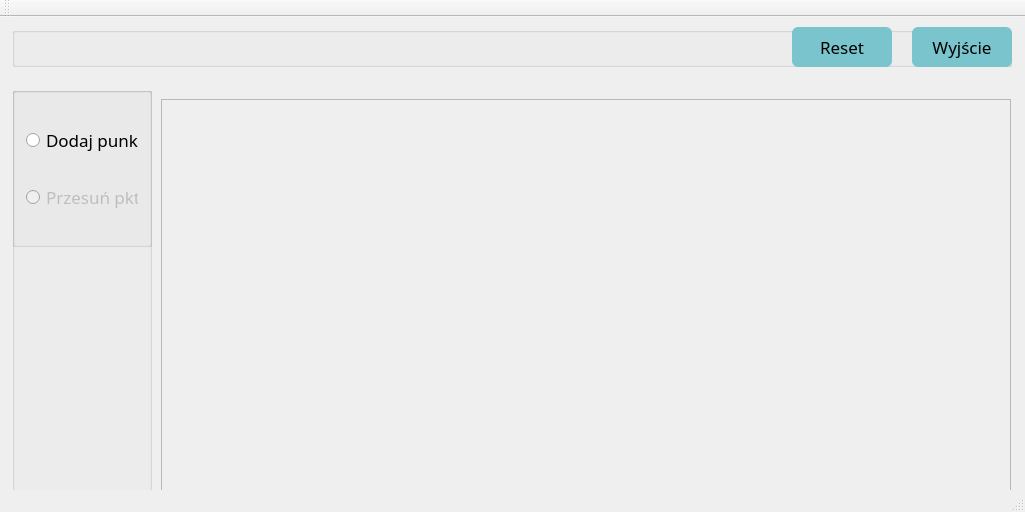
<?xml version="1.0" encoding="UTF-8"?>
<ui version="4.0">
 <class>MyWindow</class>
 <widget class="QMainWindow" name="MyWindow">
  <property name="enabled">
   <bool>true</bool>
  </property>
  <property name="geometry">
   <rect>
    <x>0</x>
    <y>0</y>
    <width>1025</width>
    <height>512</height>
   </rect>
  </property>
  <property name="windowTitle">
   <string>Teksturowanie trójkątów</string>
  </property>
  <widget class="QWidget" name="centralWidget">
   <widget class="QFrame" name="frame">
    <property name="geometry">
     <rect>
      <x>161</x>
      <y>82</y>
      <width>850</width>
      <height>427</height>
     </rect>
    </property>
    <property name="frameShape">
     <enum>QFrame::StyledPanel</enum>
    </property>
    <property name="frameShadow">
     <enum>QFrame::Raised</enum>
    </property>
   </widget>
   <widget class="QGroupBox" name="gBox1">
    <property name="geometry">
     <rect>
      <x>12</x>
      <y>70</y>
      <width>140</width>
      <height>427</height>
     </rect>
    </property>
    <property name="title">
     <string/>
    </property>
    <widget class="QGroupBox" name="groupBox2">
     <property name="geometry">
      <rect>
       <x>0</x>
       <y>0</y>
       <width>140</width>
       <height>160</height>
      </rect>
     </property>
     <layout class="QVBoxLayout" name="verticalLayout">
      <item>
       <widget class="QRadioButton" name="rysuj">
        <property name="font">
         <font>
          <family>Segoe UI Light</family>
          <pointsize>13</pointsize>
         </font>
        </property>
        <property name="text">
         <string>Dodaj punkty</string>
        </property>
       </widget>
      </item>
      <item>
       <widget class="QRadioButton" name="przesun">
        <property name="enabled">
         <bool>false</bool>
        </property>
        <property name="font">
         <font>
          <family>Segoe UI Light</family>
          <pointsize>13</pointsize>
         </font>
        </property>
        <property name="text">
         <string>Przesuń pkt</string>
        </property>
       </widget>
      </item>
     </layout>
    </widget>
   </widget>
   <widget class="QGroupBox" name="groupBox">
    <property name="geometry">
     <rect>
      <x>12</x>
      <y>10</y>
      <width>1000</width>
      <height>40</height>
     </rect>
    </property>
    <property name="title">
     <string/>
    </property>
    <widget class="QPushButton" name="quit">
     <property name="geometry">
      <rect>
       <x>900</x>
       <y>0</y>
       <width>100</width>
       <height>40</height>
      </rect>
     </property>
     <property name="font">
      <font>
       <family>Segoe UI Light</family>
       <pointsize>13</pointsize>
      </font>
     </property>
     <property name="styleSheet">
      <string notr="true">background: #7AC5CD; border-radius: 6px;</string>
     </property>
     <property name="text">
      <string>Wyjście</string>
     </property>
    </widget>
    <widget class="QPushButton" name="reset">
     <property name="geometry">
      <rect>
       <x>780</x>
       <y>0</y>
       <width>100</width>
       <height>40</height>
      </rect>
     </property>
     <property name="font">
      <font>
       <family>Segoe UI Light</family>
       <pointsize>13</pointsize>
      </font>
     </property>
     <property name="styleSheet">
      <string notr="true">background: #7AC5CD; border-radius: 6px;</string>
     </property>
     <property name="text">
      <string>Reset</string>
     </property>
    </widget>
   </widget>
  </widget>
  <widget class="QMenuBar" name="menuBar">
   <property name="geometry">
    <rect>
     <x>0</x>
     <y>0</y>
     <width>1025</width>
     <height>21</height>
    </rect>
   </property>
  </widget>
  <widget class="QToolBar" name="mainToolBar">
   <attribute name="toolBarArea">
    <enum>TopToolBarArea</enum>
   </attribute>
   <attribute name="toolBarBreak">
    <bool>false</bool>
   </attribute>
  </widget>
  <widget class="QStatusBar" name="statusBar"/>
 </widget>
 <layoutdefault spacing="6" margin="11"/>
 <resources/>
 <connections/>
</ui>
